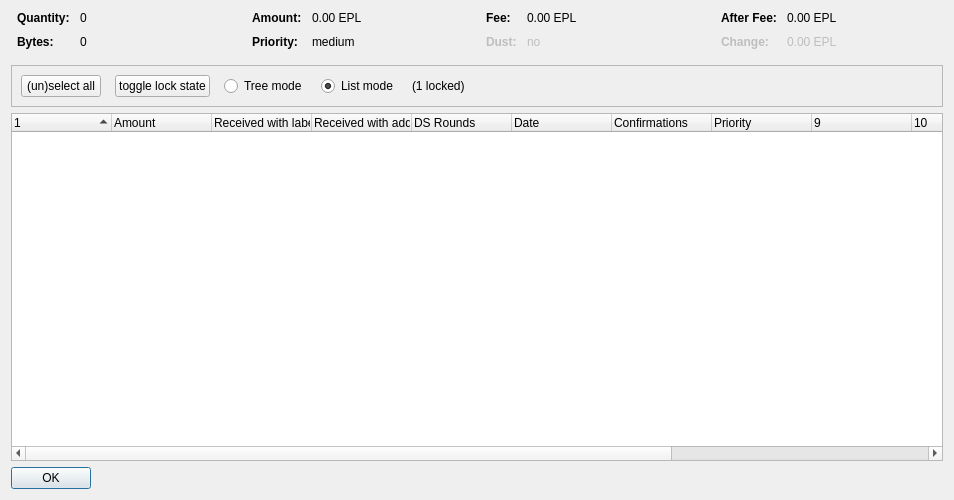
<?xml version="1.0" encoding="UTF-8"?>
<ui version="4.0">
 <class>CoinControlDialog</class>
 <widget class="QDialog" name="CoinControlDialog">
  <property name="geometry">
   <rect>
    <x>0</x>
    <y>0</y>
    <width>954</width>
    <height>500</height>
   </rect>
  </property>
  <property name="windowTitle">
   <string>Coin Selection</string>
  </property>
  <layout class="QVBoxLayout" name="verticalLayout">
   <item>
    <layout class="QHBoxLayout" name="horizontalLayoutTop" stretch="0,0,0,0">
     <property name="topMargin">
      <number>0</number>
     </property>
     <property name="bottomMargin">
      <number>10</number>
     </property>
     <item>
      <layout class="QFormLayout" name="formLayoutCoinControl1">
       <property name="horizontalSpacing">
        <number>10</number>
       </property>
       <property name="verticalSpacing">
        <number>10</number>
       </property>
       <property name="leftMargin">
        <number>6</number>
       </property>
       <property name="rightMargin">
        <number>6</number>
       </property>
       <item row="0" column="0">
        <widget class="QLabel" name="labelCoinControlQuantityText">
         <property name="font">
          <font>
           <weight>75</weight>
           <bold>true</bold>
          </font>
         </property>
         <property name="text">
          <string>Quantity:</string>
         </property>
        </widget>
       </item>
       <item row="0" column="1">
        <widget class="QLabel" name="labelCoinControlQuantity">
         <property name="cursor">
          <cursorShape>IBeamCursor</cursorShape>
         </property>
         <property name="contextMenuPolicy">
          <enum>Qt::ActionsContextMenu</enum>
         </property>
         <property name="text">
          <string notr="true">0</string>
         </property>
         <property name="textInteractionFlags">
          <set>Qt::LinksAccessibleByMouse|Qt::TextSelectableByKeyboard|Qt::TextSelectableByMouse</set>
         </property>
        </widget>
       </item>
       <item row="1" column="0">
        <widget class="QLabel" name="labelCoinControlBytesText">
         <property name="font">
          <font>
           <weight>75</weight>
           <bold>true</bold>
          </font>
         </property>
         <property name="text">
          <string>Bytes:</string>
         </property>
        </widget>
       </item>
       <item row="1" column="1">
        <widget class="QLabel" name="labelCoinControlBytes">
         <property name="cursor">
          <cursorShape>IBeamCursor</cursorShape>
         </property>
         <property name="contextMenuPolicy">
          <enum>Qt::ActionsContextMenu</enum>
         </property>
         <property name="text">
          <string notr="true">0</string>
         </property>
         <property name="textInteractionFlags">
          <set>Qt::LinksAccessibleByMouse|Qt::TextSelectableByKeyboard|Qt::TextSelectableByMouse</set>
         </property>
        </widget>
       </item>
      </layout>
     </item>
     <item>
      <layout class="QFormLayout" name="formLayoutCoinControl2">
       <property name="horizontalSpacing">
        <number>10</number>
       </property>
       <property name="verticalSpacing">
        <number>10</number>
       </property>
       <property name="leftMargin">
        <number>6</number>
       </property>
       <property name="rightMargin">
        <number>6</number>
       </property>
       <item row="0" column="0">
        <widget class="QLabel" name="labelCoinControlAmountText">
         <property name="font">
          <font>
           <weight>75</weight>
           <bold>true</bold>
          </font>
         </property>
         <property name="text">
          <string>Amount:</string>
         </property>
        </widget>
       </item>
       <item row="0" column="1">
        <widget class="QLabel" name="labelCoinControlAmount">
         <property name="cursor">
          <cursorShape>IBeamCursor</cursorShape>
         </property>
         <property name="contextMenuPolicy">
          <enum>Qt::ActionsContextMenu</enum>
         </property>
         <property name="text">
          <string notr="true">0.00 EPL</string>
         </property>
         <property name="textInteractionFlags">
          <set>Qt::LinksAccessibleByMouse|Qt::TextSelectableByKeyboard|Qt::TextSelectableByMouse</set>
         </property>
        </widget>
       </item>
       <item row="1" column="0">
        <widget class="QLabel" name="labelCoinControlPriorityText">
         <property name="font">
          <font>
           <weight>75</weight>
           <bold>true</bold>
          </font>
         </property>
         <property name="text">
          <string>Priority:</string>
         </property>
        </widget>
       </item>
       <item row="1" column="1">
        <widget class="QLabel" name="labelCoinControlPriority">
         <property name="cursor">
          <cursorShape>IBeamCursor</cursorShape>
         </property>
         <property name="contextMenuPolicy">
          <enum>Qt::ActionsContextMenu</enum>
         </property>
         <property name="text">
          <string>medium</string>
         </property>
         <property name="textInteractionFlags">
          <set>Qt::LinksAccessibleByMouse|Qt::TextSelectableByKeyboard|Qt::TextSelectableByMouse</set>
         </property>
        </widget>
       </item>
      </layout>
     </item>
     <item>
      <layout class="QFormLayout" name="formLayoutCoinControl3">
       <property name="horizontalSpacing">
        <number>10</number>
       </property>
       <property name="verticalSpacing">
        <number>10</number>
       </property>
       <property name="leftMargin">
        <number>6</number>
       </property>
       <property name="rightMargin">
        <number>6</number>
       </property>
       <item row="0" column="0">
        <widget class="QLabel" name="labelCoinControlFeeText">
         <property name="font">
          <font>
           <weight>75</weight>
           <bold>true</bold>
          </font>
         </property>
         <property name="text">
          <string>Fee:</string>
         </property>
        </widget>
       </item>
       <item row="0" column="1">
        <widget class="QLabel" name="labelCoinControlFee">
         <property name="cursor">
          <cursorShape>IBeamCursor</cursorShape>
         </property>
         <property name="contextMenuPolicy">
          <enum>Qt::ActionsContextMenu</enum>
         </property>
         <property name="text">
          <string notr="true">0.00 EPL</string>
         </property>
         <property name="textInteractionFlags">
          <set>Qt::LinksAccessibleByMouse|Qt::TextSelectableByKeyboard|Qt::TextSelectableByMouse</set>
         </property>
        </widget>
       </item>
       <item row="1" column="0">
        <widget class="QLabel" name="labelCoinControlLowOutputText">
         <property name="enabled">
          <bool>false</bool>
         </property>
         <property name="font">
          <font>
           <weight>75</weight>
           <bold>true</bold>
          </font>
         </property>
         <property name="text">
          <string>Dust:</string>
         </property>
        </widget>
       </item>
       <item row="1" column="1">
        <widget class="QLabel" name="labelCoinControlLowOutput">
         <property name="enabled">
          <bool>false</bool>
         </property>
         <property name="cursor">
          <cursorShape>IBeamCursor</cursorShape>
         </property>
         <property name="contextMenuPolicy">
          <enum>Qt::ActionsContextMenu</enum>
         </property>
         <property name="text">
          <string>no</string>
         </property>
         <property name="textInteractionFlags">
          <set>Qt::LinksAccessibleByMouse|Qt::TextSelectableByKeyboard|Qt::TextSelectableByMouse</set>
         </property>
        </widget>
       </item>
      </layout>
     </item>
     <item>
      <layout class="QFormLayout" name="formLayoutCoinControl4">
       <property name="horizontalSpacing">
        <number>10</number>
       </property>
       <property name="verticalSpacing">
        <number>10</number>
       </property>
       <property name="leftMargin">
        <number>6</number>
       </property>
       <property name="rightMargin">
        <number>6</number>
       </property>
       <item row="0" column="0">
        <widget class="QLabel" name="labelCoinControlAfterFeeText">
         <property name="font">
          <font>
           <weight>75</weight>
           <bold>true</bold>
          </font>
         </property>
         <property name="text">
          <string>After Fee:</string>
         </property>
        </widget>
       </item>
       <item row="0" column="1">
        <widget class="QLabel" name="labelCoinControlAfterFee">
         <property name="cursor">
          <cursorShape>IBeamCursor</cursorShape>
         </property>
         <property name="contextMenuPolicy">
          <enum>Qt::ActionsContextMenu</enum>
         </property>
         <property name="text">
          <string notr="true">0.00 EPL</string>
         </property>
         <property name="textInteractionFlags">
          <set>Qt::LinksAccessibleByMouse|Qt::TextSelectableByKeyboard|Qt::TextSelectableByMouse</set>
         </property>
        </widget>
       </item>
       <item row="1" column="0">
        <widget class="QLabel" name="labelCoinControlChangeText">
         <property name="enabled">
          <bool>false</bool>
         </property>
         <property name="font">
          <font>
           <weight>75</weight>
           <bold>true</bold>
          </font>
         </property>
         <property name="text">
          <string>Change:</string>
         </property>
        </widget>
       </item>
       <item row="1" column="1">
        <widget class="QLabel" name="labelCoinControlChange">
         <property name="enabled">
          <bool>false</bool>
         </property>
         <property name="cursor">
          <cursorShape>IBeamCursor</cursorShape>
         </property>
         <property name="contextMenuPolicy">
          <enum>Qt::ActionsContextMenu</enum>
         </property>
         <property name="text">
          <string notr="true">0.00 EPL</string>
         </property>
         <property name="textInteractionFlags">
          <set>Qt::LinksAccessibleByMouse|Qt::TextSelectableByKeyboard|Qt::TextSelectableByMouse</set>
         </property>
        </widget>
       </item>
      </layout>
     </item>
    </layout>
   </item>
   <item>
    <widget class="QFrame" name="frame">
     <property name="minimumSize">
      <size>
       <width>0</width>
       <height>40</height>
      </size>
     </property>
     <property name="frameShape">
      <enum>QFrame::StyledPanel</enum>
     </property>
     <property name="frameShadow">
      <enum>QFrame::Sunken</enum>
     </property>
     <layout class="QHBoxLayout" name="horizontalLayout">
      <item>
       <layout class="QHBoxLayout" name="horizontalLayoutPanel" stretch="0,0,0,0,0,0">
        <property name="spacing">
         <number>14</number>
        </property>
        <item>
         <widget class="QPushButton" name="pushButtonSelectAll">
          <property name="sizePolicy">
           <sizepolicy hsizetype="Maximum" vsizetype="Fixed">
            <horstretch>0</horstretch>
            <verstretch>0</verstretch>
           </sizepolicy>
          </property>
          <property name="text">
           <string>(un)select all</string>
          </property>
          <property name="autoDefault">
           <bool>false</bool>
          </property>
         </widget>
        </item>
        <item>
         <widget class="QPushButton" name="pushButtonToggleLock">
          <property name="sizePolicy">
           <sizepolicy hsizetype="Maximum" vsizetype="Fixed">
            <horstretch>0</horstretch>
            <verstretch>0</verstretch>
           </sizepolicy>
          </property>
          <property name="text">
           <string>toggle lock state</string>
          </property>
          <property name="autoDefault">
           <bool>false</bool>
          </property>
         </widget>
        </item>
        <item>
         <widget class="QRadioButton" name="radioTreeMode">
          <property name="sizePolicy">
           <sizepolicy hsizetype="Maximum" vsizetype="Fixed">
            <horstretch>0</horstretch>
            <verstretch>0</verstretch>
           </sizepolicy>
          </property>
          <property name="text">
           <string>Tree mode</string>
          </property>
         </widget>
        </item>
        <item>
         <widget class="QRadioButton" name="radioListMode">
          <property name="sizePolicy">
           <sizepolicy hsizetype="Maximum" vsizetype="Fixed">
            <horstretch>0</horstretch>
            <verstretch>0</verstretch>
           </sizepolicy>
          </property>
          <property name="text">
           <string>List mode</string>
          </property>
          <property name="checked">
           <bool>true</bool>
          </property>
         </widget>
        </item>
        <item>
         <widget class="QLabel" name="labelLocked">
          <property name="text">
           <string>(1 locked)</string>
          </property>
         </widget>
        </item>
        <item>
         <spacer name="horizontalSpacer">
          <property name="orientation">
           <enum>Qt::Horizontal</enum>
          </property>
          <property name="sizeHint" stdset="0">
           <size>
            <width>40</width>
            <height>20</height>
           </size>
          </property>
         </spacer>
        </item>
       </layout>
      </item>
     </layout>
    </widget>
   </item>
   <item>
    <widget class="CoinControlTreeWidget" name="treeWidget">
     <property name="contextMenuPolicy">
      <enum>Qt::CustomContextMenu</enum>
     </property>
     <property name="sortingEnabled">
      <bool>false</bool>
     </property>
     <property name="columnCount">
      <number>13</number>
     </property>
     <attribute name="headerShowSortIndicator" stdset="0">
      <bool>true</bool>
     </attribute>
     <attribute name="headerStretchLastSection">
      <bool>false</bool>
     </attribute>
     <column>
      <property name="text">
       <string/>
      </property>
     </column>
     <column>
      <property name="text">
       <string>Amount</string>
      </property>
     </column>
     <column>
      <property name="text">
       <string>Received with label</string>
      </property>
     </column>
     <column>
      <property name="text">
       <string>Received with address</string>
      </property>
     </column>
     <column>
      <property name="text">
       <string>DS Rounds</string>
      </property>
     </column>
     <column>
      <property name="text">
       <string>Date</string>
      </property>
     </column>
     <column>
      <property name="text">
       <string>Confirmations</string>
      </property>
      <property name="toolTip">
       <string>Confirmed</string>
      </property>
     </column>
     <column>
      <property name="text">
       <string>Priority</string>
      </property>
     </column>
     <column>
      <property name="text">
       <string/>
      </property>
     </column>
     <column>
      <property name="text">
       <string/>
      </property>
     </column>
     <column>
      <property name="text">
       <string/>
      </property>
     </column>
     <column>
      <property name="text">
       <string/>
      </property>
     </column>
     <column>
      <property name="text">
       <string/>
      </property>
     </column>
    </widget>
   </item>
   <item>
    <widget class="QDialogButtonBox" name="buttonBox">
     <property name="sizePolicy">
      <sizepolicy hsizetype="Maximum" vsizetype="Fixed">
       <horstretch>0</horstretch>
       <verstretch>0</verstretch>
      </sizepolicy>
     </property>
     <property name="orientation">
      <enum>Qt::Horizontal</enum>
     </property>
     <property name="standardButtons">
      <set>QDialogButtonBox::Ok</set>
     </property>
    </widget>
   </item>
  </layout>
 </widget>
 <customwidgets>
  <customwidget>
   <class>CoinControlTreeWidget</class>
   <extends>QTreeWidget</extends>
   <header>coincontroltreewidget.h</header>
  </customwidget>
 </customwidgets>
 <resources/>
 <connections/>
</ui>
